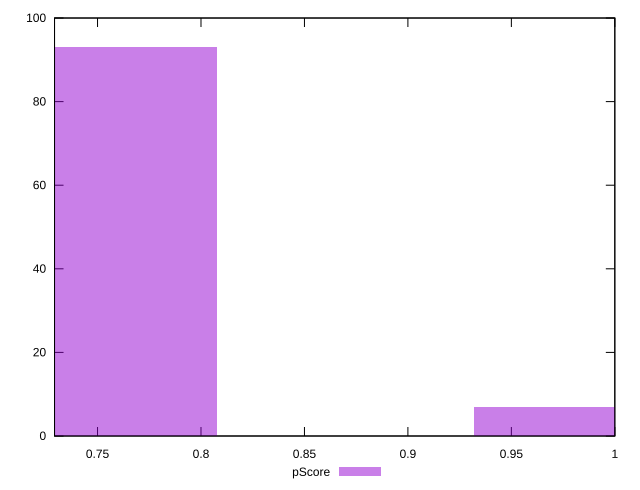

Write the gnuplot code that produced this figure.
reset

$pScore <<EOF
0.7456875630888605 93
0.9942500841184807 7
EOF

set key outside below
set boxwidth 0.12428126051481009
set xrange [0.7292188888888889:1]
set yrange [0:100]
set trange [0:100]
set style fill transparent solid 0.5 noborder
set terminal svg size 640, 490 enhanced background rgb 'white'
set output "report_00017_2021-02-10T15-08-03.406Z/uses-rel-preconnect/samples/pages/pScore/histogram.svg"

plot $pScore title "pScore" with boxes

reset
